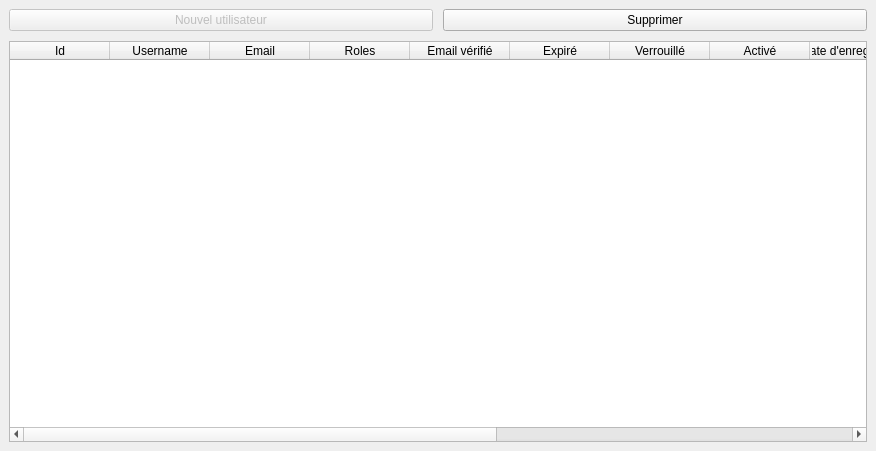
<?xml version="1.0" encoding="UTF-8"?>
<ui version="4.0">
 <class>UserScreen</class>
 <widget class="QWidget" name="UserScreen">
  <property name="geometry">
   <rect>
    <x>0</x>
    <y>0</y>
    <width>876</width>
    <height>451</height>
   </rect>
  </property>
  <layout class="QVBoxLayout" name="verticalLayout">
   <property name="spacing">
    <number>10</number>
   </property>
   <property name="leftMargin">
    <number>9</number>
   </property>
   <property name="topMargin">
    <number>9</number>
   </property>
   <property name="rightMargin">
    <number>9</number>
   </property>
   <property name="bottomMargin">
    <number>9</number>
   </property>
   <item>
    <layout class="QHBoxLayout" name="horizontalLayout">
     <item>
      <widget class="QPushButton" name="create_button">
       <property name="enabled">
        <bool>false</bool>
       </property>
       <property name="text">
        <string>Nouvel utilisateur</string>
       </property>
      </widget>
     </item>
     <item>
      <widget class="QPushButton" name="delete_button">
       <property name="text">
        <string>Supprimer</string>
       </property>
      </widget>
     </item>
    </layout>
   </item>
   <item>
    <widget class="QTableWidget" name="userTable">
     <property name="editTriggers">
      <set>QAbstractItemView::NoEditTriggers</set>
     </property>
     <property name="tabKeyNavigation">
      <bool>false</bool>
     </property>
     <property name="showDropIndicator" stdset="0">
      <bool>false</bool>
     </property>
     <property name="dragDropOverwriteMode">
      <bool>false</bool>
     </property>
     <property name="alternatingRowColors">
      <bool>true</bool>
     </property>
     <property name="selectionMode">
      <enum>QAbstractItemView::SingleSelection</enum>
     </property>
     <property name="selectionBehavior">
      <enum>QAbstractItemView::SelectRows</enum>
     </property>
     <property name="textElideMode">
      <enum>Qt::ElideNone</enum>
     </property>
     <property name="verticalScrollMode">
      <enum>QAbstractItemView::ScrollPerPixel</enum>
     </property>
     <property name="horizontalScrollMode">
      <enum>QAbstractItemView::ScrollPerPixel</enum>
     </property>
     <property name="gridStyle">
      <enum>Qt::SolidLine</enum>
     </property>
     <property name="sortingEnabled">
      <bool>true</bool>
     </property>
     <attribute name="horizontalHeaderMinimumSectionSize">
      <number>25</number>
     </attribute>
     <attribute name="horizontalHeaderHighlightSections">
      <bool>false</bool>
     </attribute>
     <attribute name="horizontalHeaderShowSortIndicator" stdset="0">
      <bool>true</bool>
     </attribute>
     <attribute name="verticalHeaderVisible">
      <bool>false</bool>
     </attribute>
     <attribute name="verticalHeaderHighlightSections">
      <bool>false</bool>
     </attribute>
     <column>
      <property name="text">
       <string notr="true">Id</string>
      </property>
     </column>
     <column>
      <property name="text">
       <string notr="true">Username</string>
      </property>
     </column>
     <column>
      <property name="text">
       <string notr="true">Email</string>
      </property>
     </column>
     <column>
      <property name="text">
       <string notr="true">Roles</string>
      </property>
     </column>
     <column>
      <property name="text">
       <string notr="true">Email vérifié</string>
      </property>
     </column>
     <column>
      <property name="text">
       <string notr="true">Expiré</string>
      </property>
     </column>
     <column>
      <property name="text">
       <string notr="true">Verrouillé</string>
      </property>
     </column>
     <column>
      <property name="text">
       <string notr="true">Activé</string>
      </property>
     </column>
     <column>
      <property name="text">
       <string notr="true">Date d'enregistrement</string>
      </property>
     </column>
     <column>
      <property name="text">
       <string notr="true">Prénom</string>
      </property>
     </column>
     <column>
      <property name="text">
       <string notr="true">Nom</string>
      </property>
     </column>
     <column>
      <property name="text">
       <string notr="true">Filière</string>
      </property>
     </column>
     <column>
      <property name="text">
       <string notr="true">Date de naissance</string>
      </property>
     </column>
     <column>
      <property name="text">
       <string notr="true">Sexe</string>
      </property>
     </column>
     <column>
      <property name="text">
       <string notr="true">Photo de profil</string>
      </property>
     </column>
    </widget>
   </item>
  </layout>
 </widget>
 <resources/>
 <connections/>
</ui>
